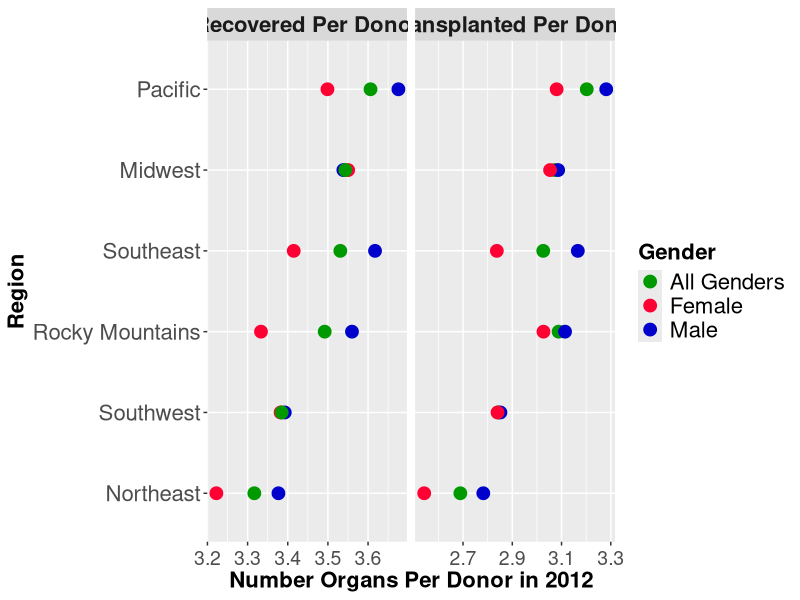

R code for this plot:
## ---- chunk 1
library(ggplot2)
library(scales)
setwd("C:/Users/ceharvey/Documents/Personal/School/Statistical-Graphics/Redesign")

data = read.csv("Data3.csv")
data$Region <- factor(data$Region, levels = rev(c("Pacific","Midwest", "Southeast", "Rocky Mountains", "Southwest","Northeast")))
data$Gender <- factor(data$Gender)

data$Organ <- factor(data$Organ)
data$Type <- factor(data$Type)

## ---- chunk 2
newdata <- data[ which((data$Type=='Recovered Per Donor' | data$Type=='Transplanted Per Donor') & (data$Organ =='All') & (data$Region!='Hawaii')& (data$Region!='Puerto Rico')), ]
p <- ggplot(newdata, aes(Count, Region, color=Gender))+geom_point(size=4)
p+labs(y = "Region", x="Number Organs Per Donor in 2012")+facet_grid(. ~ Type, scales = "free")+ scale_color_manual(values=c("#009900", "#FF0033", "#0000CC"))+ theme(title = element_text(size=18, face="bold"),strip.text.x = element_text(size=16, face="bold"), strip.text.y = element_text(size=14), axis.title.x = element_text(face="bold", size=16), axis.text.x  = element_text(vjust=0.5, size=14), axis.title.y = element_text(face="bold", size=16), axis.text.y  = element_text(size=16), legend.text = element_text( size=16), legend.title = element_text( size=16))
